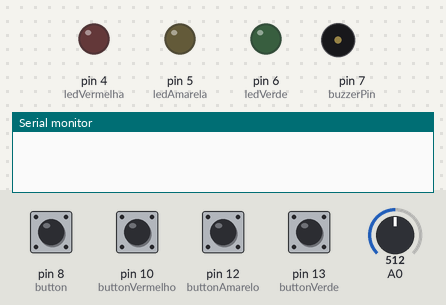
Recording of a sketch running on a simulated Arduino Uno, built with avr-gcc and run on an emulated ATmega328P. Parts: output pins drawn as LEDs (lit = HIGH), buzzer (waves = sounding), the last lines printed to the serial monitor. Dashed ring = blinking. The inputs (shaded band) are chosen by the test bench; at power-on: pin 8 (button), pin 10 (buttonVermelho), pin 12 (buttonAmarelo), pin 13 (buttonVerde) HIGH, A0 = 512. Random numbers use the default seed unless the sketch sets one.

Above: at 1.2 s.
1.3 s: pin 8 (button) pulled LOW for 0.15 s
At 1.7 s:
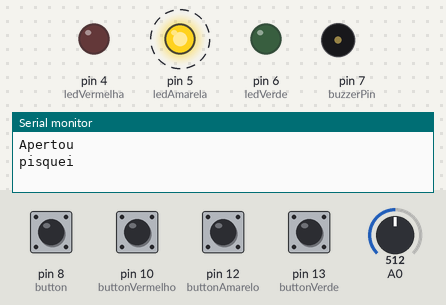
4.4 s: A0 set to 165
7.4 s: A0 set to 143
At 8.9 s:
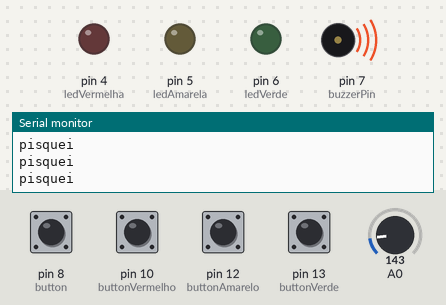
10.4 s: pin 12 (buttonAmarelo) pulled LOW for 1 s
At 11.5 s:
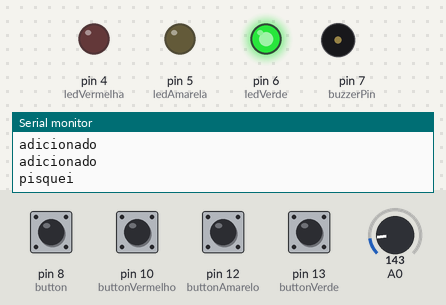
15.1 s: A0 set to 122
Timing chart, 0 to 65.6 s (numbered marks = the images above; inputs shaded):
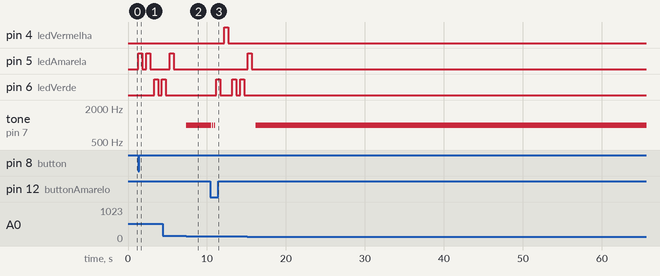

Measured:
- the behaviour switches between 150 and 149 on A0 (found by bisection; images 1 and 2)
- after the input at 1.3 s, pin 5 (ledAmarela): alternates HIGH for 0.50 s and LOW for 0.50 s, 4 changes in all, then stays LOW, starting at once; pin 6 (ledVerde): LOW → HIGH after 2.0 s, → LOW 0.50 s later, → HIGH 0.50 s later
- after the input at 7.4 s, tone on pin 7 (buzzerPin): alternates 1000 Hz for 0.03 s and silent for 0.03 s, starting at once
- after the input at 10.4 s, pin 4 (ledVermelha): LOW → HIGH after 1.8 s, → LOW 0.50 s later; pin 6 (ledVerde): goes HIGH 0.50 s, LOW 1.5 s, HIGH 0.50 s, LOW 0.50 s, HIGH 0.50 s, then LOW, starting after 0.79 s

The sketch:

despertador7.ino
```cpp
const int ledVermelha = 4;
const int ledAmarela = 5;
const int ledVerde = 6;
const int buzzerPin = 7;
const int button = 8;
const int buttonVermelho = 10;
const int buttonAmarelo = 12;
const int buttonVerde = 13;

int ldrValue = 0;
int contacertos = 0;
int cont = 0;
const int freq = 5;
int ledLista[5];
int botoes[5];
int indexLedList = 0;
int indexBotoes = 0;
int prox = indexBotoes + 1;
bool n = false;

void setup() {
  Serial.begin(9600);
  pinMode(buzzerPin, OUTPUT);
  pinMode(button, INPUT_PULLUP);
  pinMode(buttonVerde, INPUT_PULLUP);
  pinMode(buttonVermelho, INPUT_PULLUP);
  pinMode(buttonAmarelo, INPUT_PULLUP);
  pinMode(ledVermelha, OUTPUT);
  pinMode(ledAmarela, OUTPUT);
  pinMode(ledVerde, OUTPUT);
}

void loop() {
  int x = digitalRead(button);
  if (x == LOW) {
    Serial.println("Apertou");


  maino();
}
 ldrValue = analogRead(0);
  if(cont<5 && ldrValue<150){
  tone(buzzerPin, 1000);
  delay(25);
  noTone(buzzerPin);
  delay(ldrValue / freq);
 }


  }


void randomBlink() {
  int ledPins[] = {ledVermelha, ledAmarela, ledVerde};
  int randomIndex = random(0, 3);
  int ledPin = ledPins[randomIndex];
  ledLista[indexLedList] = ledPin;
  Serial.println("pisquei");
  indexLedList++;
  digitalWrite(ledPin, HIGH);
  delay(500);
  digitalWrite(ledPin, LOW);
  delay(500);
}


void jogador(){
  int rverd = digitalRead(buttonVerde);
  int rverm = digitalRead(buttonVermelho);
  int rama= digitalRead(buttonAmarelo);
  ldrValue = analogRead(0);
  if(cont<5 && ldrValue<150){
  tone(buzzerPin, 1000);
  delay(25);
  noTone(buzzerPin);
  delay(ldrValue / freq);
  }
  if (rverd == LOW){
    delay(200);
    botoes[indexBotoes] = ledVerde;
    if (botoes[indexBotoes] == ledLista[indexBotoes]){
      indexBotoes++;
      Serial.println("adicionado");
      cont ++;
    }else{
      indexBotoes = 0;
      indexLedList = 0;
      cont = 0;
      maino();

    }

  }
  else if (rverm == LOW){
    delay(200);
    botoes[indexBotoes] = ledVermelha;
    if (botoes[indexBotoes] == ledLista[indexBotoes]){
      indexBotoes++;
      Serial.println("adicionado");
      cont ++;
    }else{
      indexBotoes = 0;
      indexLedList = 0;
      cont = 0;
      maino();

    }


  }
  else if (rama == LOW){
    delay(200);
    botoes[indexBotoes] = ledAmarela;
    if (botoes[indexBotoes] == ledLista[indexBotoes]){
      indexBotoes++;
      Serial.println("adicionado");
      cont ++;
    }else{
      indexBotoes = 0;
      indexLedList = 0;
      cont = 0;
      maino();

    }
  }
}

void maino(){
  for (int i = 0; i < 5; i++) {
      randomBlink();
  }

  while(indexBotoes<5){
    jogador();
  }
}
```
